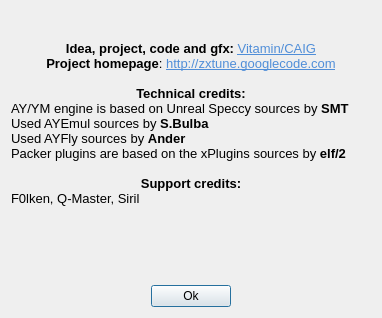
<?xml version="1.0" encoding="UTF-8"?>
<ui version="4.0">
 <class>AboutDialog</class>
 <widget class="QDialog" name="AboutDialog">
  <property name="windowModality">
   <enum>Qt::ApplicationModal</enum>
  </property>
  <property name="geometry">
   <rect>
    <x>0</x>
    <y>0</y>
    <width>382</width>
    <height>318</height>
   </rect>
  </property>
  <property name="windowTitle">
   <string>About ZXTune</string>
  </property>
  <property name="windowIcon">
   <iconset resource="../res/icons.qrc">
    <normaloff>:/zxtune.png</normaloff>:/zxtune.png</iconset>
  </property>
  <property name="modal">
   <bool>true</bool>
  </property>
  <layout class="QVBoxLayout" name="verticalLayout">
   <item>
    <widget class="QLabel" name="staticText">
     <property name="text">
      <string>&lt;!DOCTYPE HTML PUBLIC &quot;-//W3C//DTD HTML 4.0//EN&quot; &quot;http://www.w3.org/TR/REC-html40/strict.dtd&quot;&gt;
&lt;html&gt;&lt;head&gt;&lt;meta name=&quot;qrichtext&quot; content=&quot;1&quot; /&gt;&lt;style type=&quot;text/css&quot;&gt;
p, li { white-space: pre-wrap; }
&lt;/style&gt;&lt;/head&gt;&lt;body style=&quot; font-family:'Sans Serif'; font-size:10pt; font-weight:400; font-style:normal;&quot;&gt;
&lt;p align=&quot;center&quot; style=&quot; margin-top:0px; margin-bottom:0px; margin-left:0px; margin-right:0px; -qt-block-indent:0; text-indent:0px;&quot;&gt;&lt;img src=&quot;:/logo.png&quot; /&gt;&lt;/p&gt;
&lt;p align=&quot;center&quot; style=&quot;-qt-paragraph-type:empty; margin-top:0px; margin-bottom:0px; margin-left:0px; margin-right:0px; -qt-block-indent:0; text-indent:0px; font-weight:600;&quot;&gt;&lt;/p&gt;
&lt;p align=&quot;center&quot; style=&quot; margin-top:0px; margin-bottom:0px; margin-left:0px; margin-right:0px; -qt-block-indent:0; text-indent:0px;&quot;&gt;&lt;span style=&quot; font-weight:600;&quot;&gt;Idea, project, code and gfx: &lt;/span&gt;&lt;a href=&quot;mailto:vitamin.caig@gmail.com&quot;&gt;&lt;span style=&quot; text-decoration: underline; color:#508ed8;&quot;&gt;Vitamin/CAIG&lt;/span&gt;&lt;/a&gt;&lt;/p&gt;
&lt;p align=&quot;center&quot; style=&quot; margin-top:0px; margin-bottom:0px; margin-left:0px; margin-right:0px; -qt-block-indent:0; text-indent:0px;&quot;&gt;&lt;span style=&quot; font-weight:600;&quot;&gt;Project homepage&lt;/span&gt;: &lt;a href=&quot;http://zxtune.googlecode.com&quot;&gt;&lt;span style=&quot; text-decoration: underline; color:#508ed8;&quot;&gt;http://zxtune.googlecode.com&lt;/span&gt;&lt;/a&gt;&lt;/p&gt;
&lt;p align=&quot;justify&quot; style=&quot;-qt-paragraph-type:empty; margin-top:0px; margin-bottom:0px; margin-left:0px; margin-right:0px; -qt-block-indent:0; text-indent:0px;&quot;&gt;&lt;/p&gt;
&lt;p align=&quot;center&quot; style=&quot; margin-top:0px; margin-bottom:0px; margin-left:0px; margin-right:0px; -qt-block-indent:0; text-indent:0px;&quot;&gt;&lt;span style=&quot; font-weight:600;&quot;&gt;Technical credits:&lt;/span&gt;&lt;/p&gt;
&lt;p align=&quot;justify&quot; style=&quot; margin-top:0px; margin-bottom:0px; margin-left:0px; margin-right:0px; -qt-block-indent:0; text-indent:0px;&quot;&gt;AY/YM engine is based on Unreal Speccy sources by &lt;span style=&quot; font-weight:600;&quot;&gt;SMT&lt;/span&gt;&lt;/p&gt;
&lt;p align=&quot;justify&quot; style=&quot; margin-top:0px; margin-bottom:0px; margin-left:0px; margin-right:0px; -qt-block-indent:0; text-indent:0px;&quot;&gt;Used AYEmul sources by &lt;span style=&quot; font-weight:600;&quot;&gt;S.Bulba&lt;/span&gt;&lt;/p&gt;
&lt;p align=&quot;justify&quot; style=&quot; margin-top:0px; margin-bottom:0px; margin-left:0px; margin-right:0px; -qt-block-indent:0; text-indent:0px;&quot;&gt;Used AYFly sources by &lt;span style=&quot; font-weight:600;&quot;&gt;Ander&lt;/span&gt;&lt;/p&gt;
&lt;p align=&quot;justify&quot; style=&quot; margin-top:0px; margin-bottom:0px; margin-left:0px; margin-right:0px; -qt-block-indent:0; text-indent:0px;&quot;&gt;Packer plugins are based on the xPlugins sources by &lt;span style=&quot; font-weight:600;&quot;&gt;elf/2&lt;/span&gt;&lt;/p&gt;
&lt;p align=&quot;justify&quot; style=&quot; margin-top:0px; margin-bottom:0px; margin-left:0px; margin-right:0px; -qt-block-indent:0; text-indent:0px;&quot;&gt; &lt;/p&gt;
&lt;p align=&quot;center&quot; style=&quot; margin-top:0px; margin-bottom:0px; margin-left:0px; margin-right:0px; -qt-block-indent:0; text-indent:0px;&quot;&gt;&lt;span style=&quot; font-weight:600;&quot;&gt;Support credits:&lt;/span&gt;&lt;/p&gt;
&lt;p align=&quot;justify&quot; style=&quot; margin-top:0px; margin-bottom:0px; margin-left:0px; margin-right:0px; -qt-block-indent:0; text-indent:0px;&quot;&gt;F0lken, Q-Master, Siril&lt;/p&gt;&lt;/body&gt;&lt;/html&gt;</string>
     </property>
    </widget>
   </item>
   <item>
    <spacer name="verticalSpacer">
     <property name="orientation">
      <enum>Qt::Vertical</enum>
     </property>
     <property name="sizeHint" stdset="0">
      <size>
       <width>20</width>
       <height>40</height>
      </size>
     </property>
    </spacer>
   </item>
   <item>
    <layout class="QHBoxLayout" name="horizontalLayout">
     <item>
      <widget class="QPushButton" name="buttonOk">
       <property name="sizePolicy">
        <sizepolicy hsizetype="Maximum" vsizetype="Fixed">
         <horstretch>0</horstretch>
         <verstretch>0</verstretch>
        </sizepolicy>
       </property>
       <property name="layoutDirection">
        <enum>Qt::LeftToRight</enum>
       </property>
       <property name="text">
        <string>Ok</string>
       </property>
       <property name="default">
        <bool>true</bool>
       </property>
      </widget>
     </item>
    </layout>
   </item>
  </layout>
 </widget>
 <resources>
  <include location="../res/icons.qrc"/>
 </resources>
 <connections>
  <connection>
   <sender>buttonOk</sender>
   <signal>clicked()</signal>
   <receiver>AboutDialog</receiver>
   <slot>close()</slot>
   <hints>
    <hint type="sourcelabel">
     <x>190</x>
     <y>298</y>
    </hint>
    <hint type="destinationlabel">
     <x>190</x>
     <y>158</y>
    </hint>
   </hints>
  </connection>
 </connections>
</ui>
